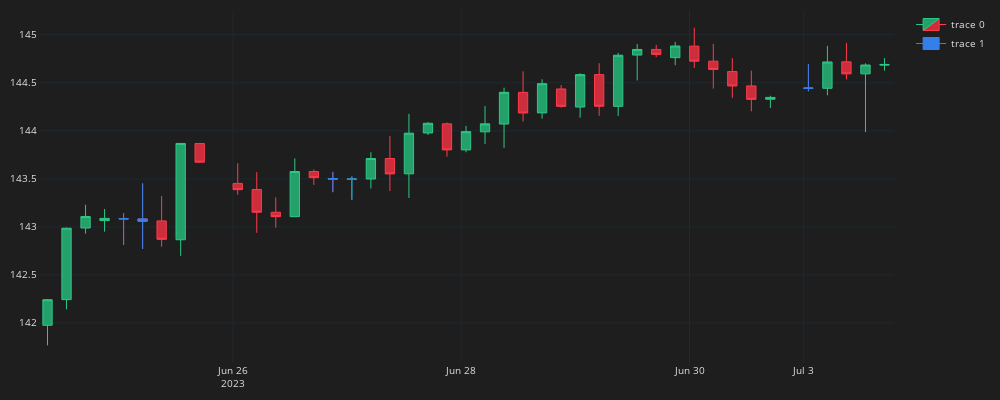

Notebook code for this chart:
### Code cell
plot_candles(df_plot, df_markers)
